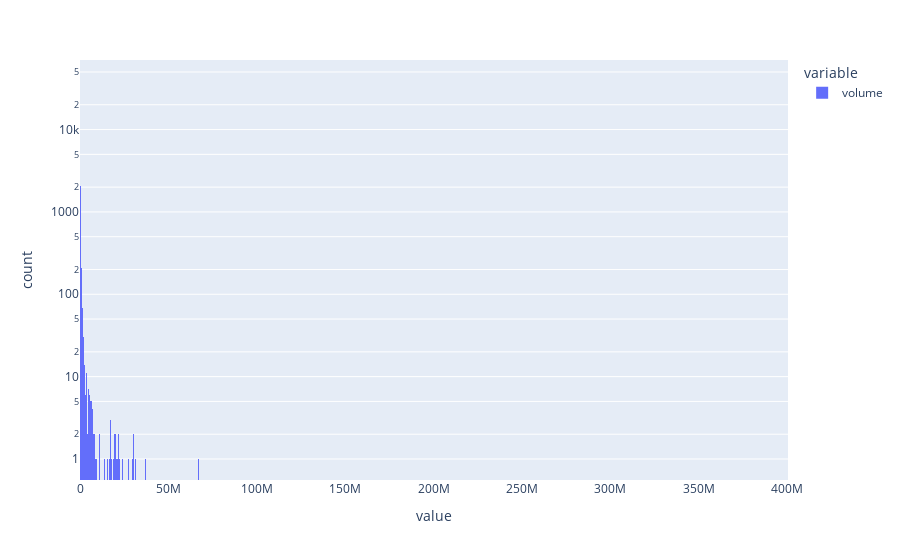

The notebook cell saved with this chart:
### Code cell
[x for x in df.columns if 'vol' in x or 'liq' in x]
# top10 = df.sort_values(by='volume').columns[:10]
# next10 = df.sort_values(by='volume').columns[10:20]

px.histogram(df, ['volume'], log_y=True)

### Figure 1 — Plotly figure (JSON) as saved in the notebook; plotly's stock layout.template omitted (floating-point values rounded to 4 significant figures; data arrays with more than 128 entries replaced by an {"elided": "..."} marker saying what was removed)
{"data": [{"bingroup": "x", "hovertemplate": "variable=volume<br>value=%{x}<br>count=%{y}<extra></extra>", "legendgroup": "volume", "marker": {"color": "#636efa", "pattern": {"shape": ""}}, "name": "volume", "orientation": "v", "showlegend": true, "type": "histogram", "x": {"elided": "58980 float values"}, "xaxis": "x", "yaxis": "y"}], "layout": {"barmode": "relative", "legend": {"title": {"text": "variable"}, "tracegroupgap": 0}, "margin": {"t": 60}, "xaxis": {"anchor": "y", "domain": [0, 1], "title": {"text": "value"}}, "yaxis": {"anchor": "x", "domain": [0, 1], "title": {"text": "count"}, "type": "log"}}}
